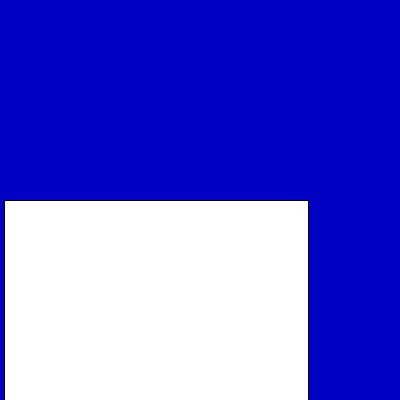
Frame 1 (no input)
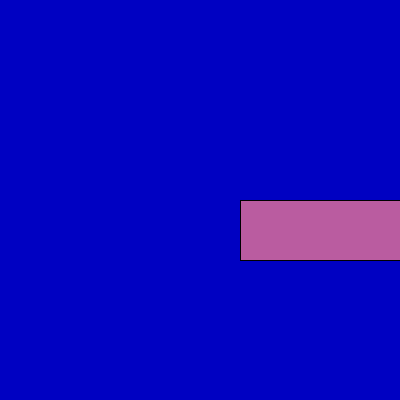
Frame 60 (the mouse pressed at the canvas centre just before this capture)
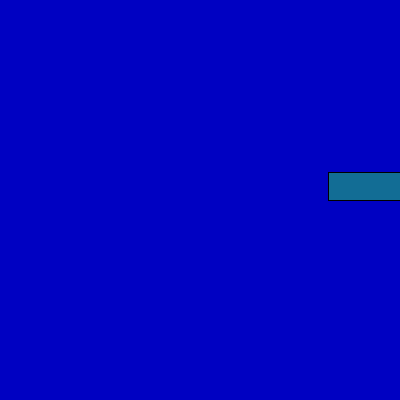
Frame 120 (the mouse held since frame 60 and released just before this capture)

The Processing sketch that drew these frames (run headless with seeded random() and noise(); from frame 60 on, the mouse is pressed at the canvas centre):

// Processing sketch: processing_108968
// ── processing_108968.pde

int x = 0;
int speed = 4;
float r;
float g;
float b;
float a;

void setup() {
  size(400,400);
  smooth();
}

void draw() {
  background(450);
  r = random(250);
  g = random(250);
  b = random(250);
  a = random(250);

  x = x + speed;
  rect(x,200,300+x,300-x);
  if ((x > width) || (x < 0)) {
    speed = speed * -1;
    }

  stroke(0);
  fill(r,g,b,a);

}
